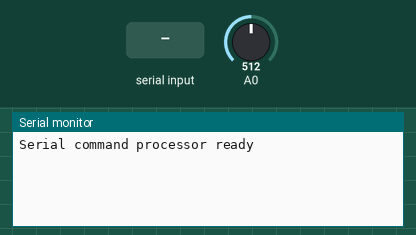
The sketch below on a simulated Arduino Uno, built with avr-gcc and run on an emulated ATmega328P. On the bench: the last lines printed to the serial monitor. The test bench sets the inputs (shaded band); at power-on: A0 = 512.

Above: at 1.2 s.
1.3 s: "STREAM ON\n" received over the second serial link
At 1.5 s:
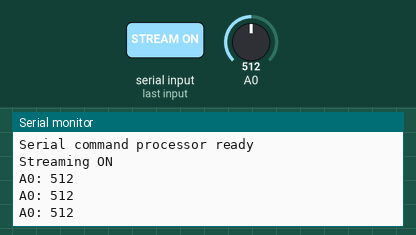
2.8 s: "STREAM OFF\n" received over the second serial link
At 3.9 s:
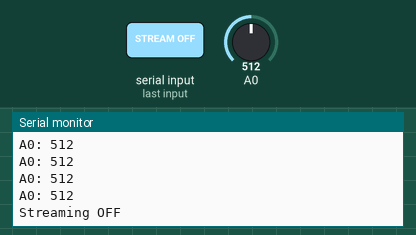

Measured:
- after the input at 1.3 s, the serial monitor: prints a new line at once (image 1)
- after the input at 2.8 s, the serial monitor: prints a new line at once (image 2)

The sketch:

serial_cmd_84.ino
```cpp
// snippet: serial_cmd_84
// tags: serial, command, parser, uart, softwareserial, stream
// boards: avr, megaavr
// library: SoftwareSerial
// description: STREAM ON / STREAM OFF commands arriving on a SoftwareSerial port, with a 10 Hz
//   analog stream in between. Accumulate the line one character at a time into a fixed char
//   buffer and act on '\n'.
//   NOT: readStringUntil('\n'). It BLOCKS until the terminator arrives or the 1000 ms stream
//   timeout expires — a partial line stalls the whole sketch for a full second, which on a
//   moving robot is a second of nobody watching the sensors. It also allocates a String on a
//   2 KB AVR, which fragments the heap over hours of running.
//   NOT on an ATmega32U4 (Leonardo / Micro / Pololu Romi / A-Star): SoftwareSerial RX only
//   works on pin-change-interrupt pins there, and pin 10 is the Romi's LEFT MOTOR PWM output.
//   Use the hardware UART Serial1 (pins 0/1) on those boards. Same on ESP32 (Serial1/Serial2)
//   and RP2040 (Serial1 or SerialPIO).
// prompts: STREAM ON STREAM OFF, serial command processor, SoftwareSerial commands, start stop streaming serial, parse serial command non-blocking
// verified: compile-only
// source: kd-generated (id 84)
// not-tags: romi32u4, romi, leonardo, esp32, nano33iot, rp2040
// exact-include: SoftwareSerial.h

#include <SoftwareSerial.h>

SoftwareSerial mySerial(10, 11);  // RX=10, TX=11 — Uno/Nano/Mega only (see header)

char cmdBuf[24];
uint8_t cmdIdx = 0;

bool streaming = false;
unsigned long streamPrev = 0;

void setup() {
  Serial.begin(9600);
  mySerial.begin(9600);
  Serial.println("Serial command processor ready");
}

void handleCommand(const char* cmd) {
  if (strcmp(cmd, "STREAM ON") == 0) {
    streaming = true;
    Serial.println("Streaming ON");
  } else if (strcmp(cmd, "STREAM OFF") == 0) {
    streaming = false;
    Serial.println("Streaming OFF");
  }
}

void loop() {
  // Drain whatever has arrived and return — never wait for the rest of a line.
  while (mySerial.available()) {
    char c = mySerial.read();
    if (c == '\n') {
      cmdBuf[cmdIdx] = '\0';
      handleCommand(cmdBuf);
      cmdIdx = 0;
    } else if (c != '\r' && cmdIdx < sizeof(cmdBuf) - 1) {
      cmdBuf[cmdIdx++] = c;
    }
  }

  if (streaming && millis() - streamPrev >= 100) {  // 10 Hz
    streamPrev = millis();
    Serial.print("A0: ");
    Serial.println(analogRead(A0));
  }
}
```
